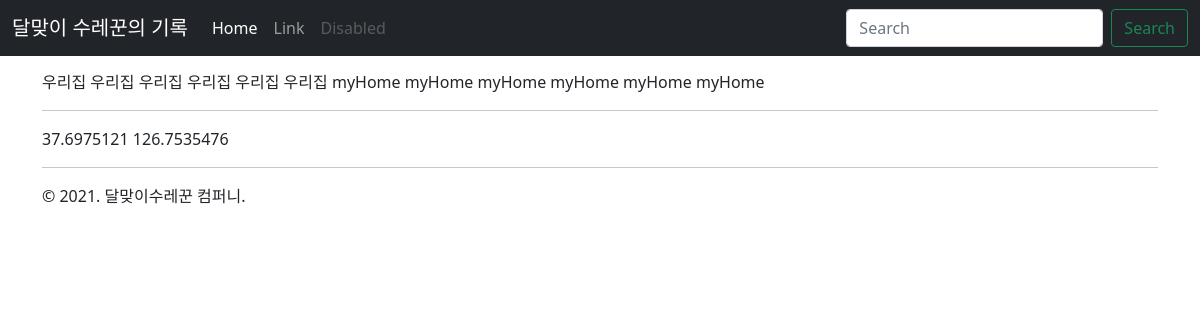
Screenshot of /travel/5/ with the database file from the repository.
### travel/models.py (models this page shows)
class Post(models.Model):
    message = models.TextField(verbose_name="메세지")
    latitude = models.FloatField(verbose_name="위도")
    longitude = models.FloatField(verbose_name="경도")

### travel/views.py (the view)
# urls.py: path("<int:pk>/", views.post_detail, name="post_detail"),
def post_detail(request: HttpRequest, pk: int):  # pk는 프라이머리키의 약자
    post = Post.objects.get(pk=pk)
    return render(
        request,
        "travel/post_detail.html",
        {
            "post": post,
        },
    )

### travel/templates/travel/post_detail.html
{% extends "travel/layout.html" %}
{% block content %}
{{ post.message }}
<hr />
{{ post.latitude }}
{{ post.longitude }}
{% endblock %}

### travel/templates/travel/layout.html (style rules this page uses)
body { padding-top: 70px; }

### rows the page displays
Post: message "우리집 우리집 우리집 우리집 우리집 우리집 myHome myHome myHome myHome myHome myHome", latitude "37.6975121", longitude "126.7535476"
